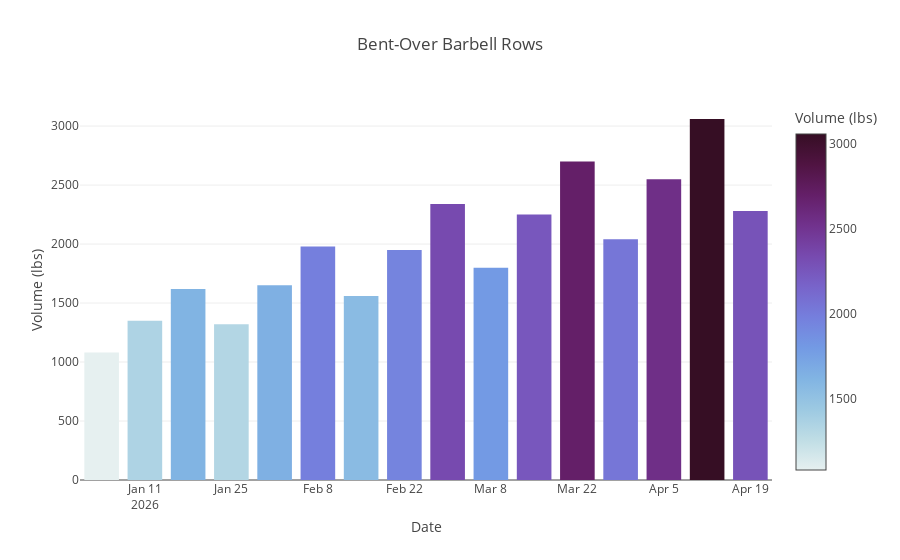
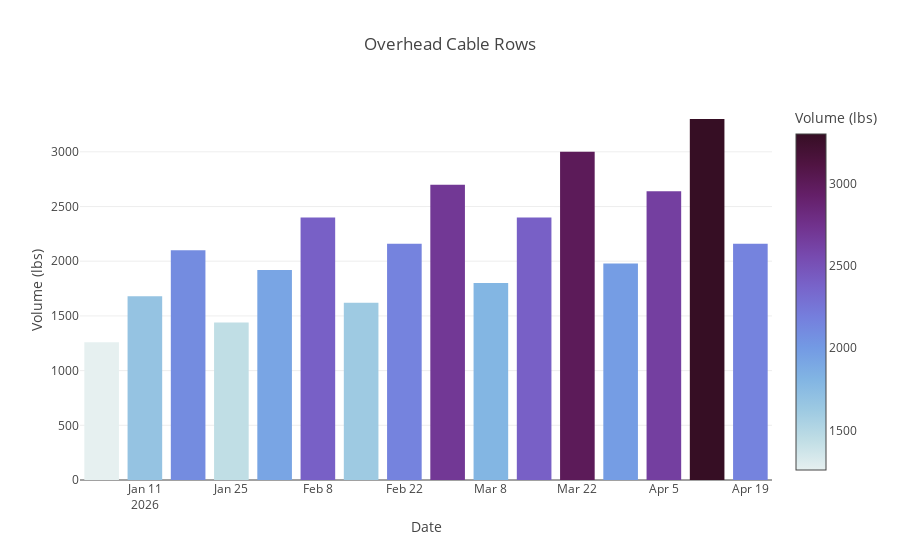
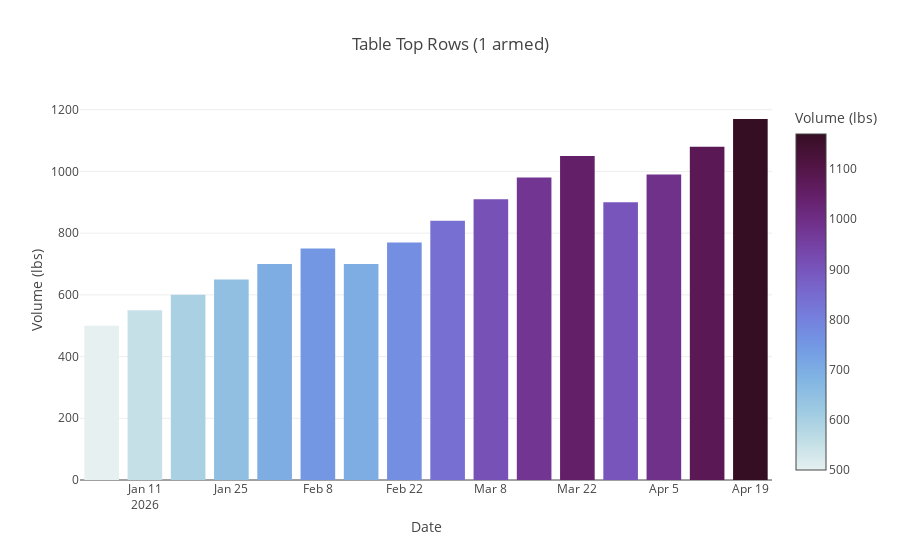
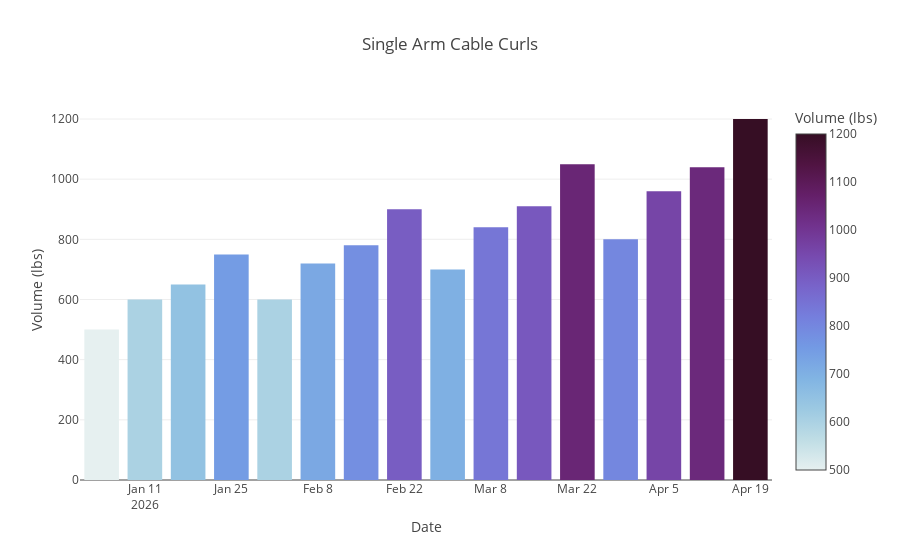

Notebook code for these charts, in order:
### Markdown cell above
# Getting the Workout's Sheet from the .xlsx file

### Code cell
day = 'Sunday'
# Excercise Name	Excercise Description	Date	Rest between Sets (Minutes)	Weight (lbs)	Sets (Count)	Reps (Count)	Volume (lbs)

for workout in Workouts_Per_Day[day]:
    day_df = pd.read_excel('Workout 2026.xlsx', sheet_name=workout)
    figure = px.bar(data_frame=day_df, x='Date', y='Volume (lbs)',hover_data=['Date', 'Sets (Count)', 'Reps (Count)','Volume (lbs)'] ,title=day_df['Excercise Name'][1], color='Volume (lbs)', color_continuous_scale=px.colors.sequential.dense)
    figure.show()

### Figure 1 — Plotly figure (JSON) as saved in the notebook; plotly's stock layout.template omitted (floating-point values rounded to 4 significant figures)
{"data": [{"customdata": [[3, 8], [3, 10], [3, 12], [3, 8], [3, 10], [3, 12], [3, 8], [3, 10], [3, 12], [3, 8], [3, 10], [3, 12], [3, 8], [3, 10], [3, 12], [3, 8]], "hovertemplate": "Date=%{x}<br>Volume (lbs)=%{marker.color}<br>Sets (Count)=%{customdata[0]}<br>Reps (Count)=%{customdata[1]}<extra></extra>", "legendgroup": "", "marker": {"color": [1080, 1350, 1620, 1320, 1650, 1980, 1560, 1950, 2340, 1800, 2250, 2700, 2040, 2550, 3060, 2280], "coloraxis": "coloraxis", "pattern": {"shape": ""}}, "name": "", "orientation": "v", "showlegend": false, "textposition": "auto", "type": "bar", "x": ["2026-01-04T00:00:00.000000000", "2026-01-11T00:00:00.000000000", "2026-01-18T00:00:00.000000000", "2026-01-25T00:00:00.000000000", "2026-02-01T00:00:00.000000000", "2026-02-08T00:00:00.000000000", "2026-02-15T00:00:00.000000000", "2026-02-22T00:00:00.000000000", "2026-03-01T00:00:00.000000000", "2026-03-08T00:00:00.000000000", "2026-03-15T00:00:00.000000000", "2026-03-22T00:00:00.000000000", "2026-03-29T00:00:00.000000000", "2026-04-05T00:00:00.000000000", "2026-04-12T00:00:00.000000000", "2026-04-19T00:00:00.000000000"], "xaxis": "x", "y": [1080, 1350, 1620, 1320, 1650, 1980, 1560, 1950, 2340, 1800, 2250, 2700, 2040, 2550, 3060, 2280], "yaxis": "y"}], "layout": {"barmode": "relative", "coloraxis": {"colorbar": {"title": {"text": "Volume (lbs)"}}, "colorscale": [[0, "rgb(230, 240, 240)"], [0.09091, "rgb(191, 221, 229)"], [0.1818, "rgb(156, 201, 226)"], [0.2727, "rgb(129, 180, 227)"], [0.3636, "rgb(115, 154, 228)"], [0.4545, "rgb(117, 127, 221)"], [0.5455, "rgb(120, 100, 202)"], [0.6364, "rgb(119, 74, 175)"], [0.7273, "rgb(113, 50, 141)"], [0.8182, "rgb(100, 31, 104)"], [0.9091, "rgb(80, 20, 66)"], [1, "rgb(54, 14, 36)"]]}, "legend": {"tracegroupgap": 0}, "title": {"text": "Bent-Over Barbell Rows"}, "xaxis": {"anchor": "y", "domain": [0, 1], "title": {"text": "Date"}}, "yaxis": {"anchor": "x", "domain": [0, 1], "title": {"text": "Volume (lbs)"}}}}

### Figure 2 — Plotly figure (JSON) as saved in the notebook; plotly's stock layout.template omitted (floating-point values rounded to 4 significant figures)
{"data": [{"customdata": [[3, 6], [3, 8], [3, 10], [3, 6], [3, 8], [3, 10], [3, 6], [3, 8], [3, 10], [3, 6], [3, 8], [3, 10], [3, 6], [3, 8], [3, 10], [3, 6]], "hovertemplate": "Date=%{x}<br>Volume (lbs)=%{marker.color}<br>Sets (Count)=%{customdata[0]}<br>Reps (Count)=%{customdata[1]}<extra></extra>", "legendgroup": "", "marker": {"color": [1260, 1680, 2100, 1440, 1920, 2400, 1620, 2160, 2700, 1800, 2400, 3000, 1980, 2640, 3300, 2160], "coloraxis": "coloraxis", "pattern": {"shape": ""}}, "name": "", "orientation": "v", "showlegend": false, "textposition": "auto", "type": "bar", "x": ["2026-01-04T00:00:00.000000000", "2026-01-11T00:00:00.000000000", "2026-01-18T00:00:00.000000000", "2026-01-25T00:00:00.000000000", "2026-02-01T00:00:00.000000000", "2026-02-08T00:00:00.000000000", "2026-02-15T00:00:00.000000000", "2026-02-22T00:00:00.000000000", "2026-03-01T00:00:00.000000000", "2026-03-08T00:00:00.000000000", "2026-03-15T00:00:00.000000000", "2026-03-22T00:00:00.000000000", "2026-03-29T00:00:00.000000000", "2026-04-05T00:00:00.000000000", "2026-04-12T00:00:00.000000000", "2026-04-19T00:00:00.000000000"], "xaxis": "x", "y": [1260, 1680, 2100, 1440, 1920, 2400, 1620, 2160, 2700, 1800, 2400, 3000, 1980, 2640, 3300, 2160], "yaxis": "y"}], "layout": {"barmode": "relative", "coloraxis": {"colorbar": {"title": {"text": "Volume (lbs)"}}, "colorscale": [[0, "rgb(230, 240, 240)"], [0.09091, "rgb(191, 221, 229)"], [0.1818, "rgb(156, 201, 226)"], [0.2727, "rgb(129, 180, 227)"], [0.3636, "rgb(115, 154, 228)"], [0.4545, "rgb(117, 127, 221)"], [0.5455, "rgb(120, 100, 202)"], [0.6364, "rgb(119, 74, 175)"], [0.7273, "rgb(113, 50, 141)"], [0.8182, "rgb(100, 31, 104)"], [0.9091, "rgb(80, 20, 66)"], [1, "rgb(54, 14, 36)"]]}, "legend": {"tracegroupgap": 0}, "title": {"text": "Overhead Cable Rows"}, "xaxis": {"anchor": "y", "domain": [0, 1], "title": {"text": "Date"}}, "yaxis": {"anchor": "x", "domain": [0, 1], "title": {"text": "Volume (lbs)"}}}}

### Figure 3 — Plotly figure (JSON) as saved in the notebook; plotly's stock layout.template omitted (floating-point values rounded to 4 significant figures)
{"data": [{"customdata": [[2, 10], [2, 11], [2, 12], [2, 13], [2, 14], [2, 15], [2, 10], [2, 11], [2, 12], [2, 13], [2, 14], [2, 15], [2, 10], [2, 11], [2, 12], [2, 13]], "hovertemplate": "Date=%{x}<br>Volume (lbs)=%{marker.color}<br>Sets (Count)=%{customdata[0]}<br>Reps (Count)=%{customdata[1]}<extra></extra>", "legendgroup": "", "marker": {"color": [500, 550, 600, 650, 700, 750, 700, 770, 840, 910, 980, 1050, 900, 990, 1080, 1170], "coloraxis": "coloraxis", "pattern": {"shape": ""}}, "name": "", "orientation": "v", "showlegend": false, "textposition": "auto", "type": "bar", "x": ["2026-01-04T00:00:00.000000000", "2026-01-11T00:00:00.000000000", "2026-01-18T00:00:00.000000000", "2026-01-25T00:00:00.000000000", "2026-02-01T00:00:00.000000000", "2026-02-08T00:00:00.000000000", "2026-02-15T00:00:00.000000000", "2026-02-22T00:00:00.000000000", "2026-03-01T00:00:00.000000000", "2026-03-08T00:00:00.000000000", "2026-03-15T00:00:00.000000000", "2026-03-22T00:00:00.000000000", "2026-03-29T00:00:00.000000000", "2026-04-05T00:00:00.000000000", "2026-04-12T00:00:00.000000000", "2026-04-19T00:00:00.000000000"], "xaxis": "x", "y": [500, 550, 600, 650, 700, 750, 700, 770, 840, 910, 980, 1050, 900, 990, 1080, 1170], "yaxis": "y"}], "layout": {"barmode": "relative", "coloraxis": {"colorbar": {"title": {"text": "Volume (lbs)"}}, "colorscale": [[0, "rgb(230, 240, 240)"], [0.09091, "rgb(191, 221, 229)"], [0.1818, "rgb(156, 201, 226)"], [0.2727, "rgb(129, 180, 227)"], [0.3636, "rgb(115, 154, 228)"], [0.4545, "rgb(117, 127, 221)"], [0.5455, "rgb(120, 100, 202)"], [0.6364, "rgb(119, 74, 175)"], [0.7273, "rgb(113, 50, 141)"], [0.8182, "rgb(100, 31, 104)"], [0.9091, "rgb(80, 20, 66)"], [1, "rgb(54, 14, 36)"]]}, "legend": {"tracegroupgap": 0}, "title": {"text": "Table Top Rows (1 armed)"}, "xaxis": {"anchor": "y", "domain": [0, 1], "title": {"text": "Date"}}, "yaxis": {"anchor": "x", "domain": [0, 1], "title": {"text": "Volume (lbs)"}}}}

### Figure 4 — Plotly figure (JSON) as saved in the notebook; plotly's stock layout.template omitted (floating-point values rounded to 4 significant figures)
{"data": [{"customdata": [[2.0, 10.0], [2.0, 12.0], [2.0, 13.0], [2.0, 15.0], [2.0, 10.0], [2.0, 12.0], [2.0, 13.0], [2.0, 15.0], [2.0, 10.0], [2.0, 12.0], [2.0, 13.0], [2.0, 15.0], [2.0, 10.0], [2.0, 12.0], [2.0, 13.0], [2.0, 15.0], [NaN, NaN], [NaN, NaN], [NaN, NaN], [NaN, NaN], [NaN, NaN], [NaN, NaN], [NaN, NaN]], "hovertemplate": "Date=%{x}<br>Volume (lbs)=%{marker.color}<br>Sets (Count)=%{customdata[0]}<br>Reps (Count)=%{customdata[1]}<extra></extra>", "legendgroup": "", "marker": {"color": [500.0, 600.0, 650.0, 750.0, 600.0, 720.0, 780.0, 900.0, 700.0, 840.0, 910.0, 1050.0, 800.0, 960.0, 1040.0, 1200.0, NaN, NaN, NaN, NaN, NaN, NaN, NaN], "coloraxis": "coloraxis", "pattern": {"shape": ""}}, "name": "", "orientation": "v", "showlegend": false, "textposition": "auto", "type": "bar", "x": ["2026-01-04T00:00:00.000000000", "2026-01-11T00:00:00.000000000", "2026-01-18T00:00:00.000000000", "2026-01-25T00:00:00.000000000", "2026-02-01T00:00:00.000000000", "2026-02-08T00:00:00.000000000", "2026-02-15T00:00:00.000000000", "2026-02-22T00:00:00.000000000", "2026-03-01T00:00:00.000000000", "2026-03-08T00:00:00.000000000", "2026-03-15T00:00:00.000000000", "2026-03-22T00:00:00.000000000", "2026-03-29T00:00:00.000000000", "2026-04-05T00:00:00.000000000", "2026-04-12T00:00:00.000000000", "2026-04-19T00:00:00.000000000", "NaT", "NaT", "NaT", "NaT", "NaT", "NaT", "NaT"], "xaxis": "x", "y": [500.0, 600.0, 650.0, 750.0, 600.0, 720.0, 780.0, 900.0, 700.0, 840.0, 910.0, 1050.0, 800.0, 960.0, 1040.0, 1200.0, NaN, NaN, NaN, NaN, NaN, NaN, NaN], "yaxis": "y"}], "layout": {"barmode": "relative", "coloraxis": {"colorbar": {"title": {"text": "Volume (lbs)"}}, "colorscale": [[0, "rgb(230, 240, 240)"], [0.09091, "rgb(191, 221, 229)"], [0.1818, "rgb(156, 201, 226)"], [0.2727, "rgb(129, 180, 227)"], [0.3636, "rgb(115, 154, 228)"], [0.4545, "rgb(117, 127, 221)"], [0.5455, "rgb(120, 100, 202)"], [0.6364, "rgb(119, 74, 175)"], [0.7273, "rgb(113, 50, 141)"], [0.8182, "rgb(100, 31, 104)"], [0.9091, "rgb(80, 20, 66)"], [1, "rgb(54, 14, 36)"]]}, "legend": {"tracegroupgap": 0}, "title": {"text": "Single Arm Cable Curls"}, "xaxis": {"anchor": "y", "domain": [0, 1], "title": {"text": "Date"}}, "yaxis": {"anchor": "x", "domain": [0, 1], "title": {"text": "Volume (lbs)"}}}}
